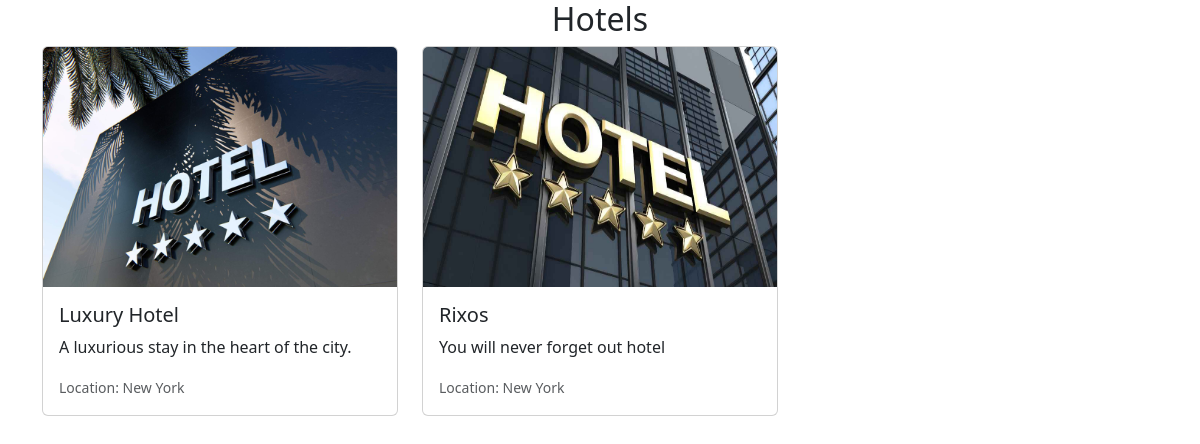
Screenshot of /hotels/ with the database file from the repository.
### hotel/models.py (models this page shows)
class Hotel(models.Model):
    name = models.CharField(max_length=255)
    city = models.CharField(max_length=255)
    description = models.TextField()
    photo = models.ImageField(upload_to='hotel_images/')

### hotel/views.py (the view)
# urls.py: path("hotels/", views.list_hotels, name="hotels"),
def list_hotels(request):
    hotels = get_list_or_404(Hotel)
    return render(request, 'hotels.html', {'hotels':hotels})

### hotel/templates/hotels.html (shortened to what this page needs)
{% load static %}
<!DOCTYPE html>
<html lang="en">
<head>
    <link rel="stylesheet" href="{% static 'hotel/styles.css' %}">
    {% load bootstrap5 %}
    {% bootstrap_css %}
</head>
<body>
    <h2 class="title text-center">Hotels</h2>
    <div class="container">
        <div class="row">
            {% for hotel in hotels %}
                <div class="col-md-4 mb-4">
                    <a href="{% url 'hotel_detail' hotel.id %}" class="text-decoration-none text-dark">
                        <div class="card" >
                            <img src={{ hotel.photo.url }} alt="hotel image" class="card-img-top">
                            <div class="card-body">
                                <h5 class="card-title">{{ hotel.name }}</h5>
                                <p class="card-text">{{ hotel.description }}</p>
                                <p class="card-text"><small class="text-muted">Location: {{ hotel.city }}</small></p>
                            </div>
                        </div>
                    </a>
                </div>
            {% empty %}
                <p>No hotels available.</p>
            {% endfor %}
        </div>
    </div>
</body>
</html>

### static/hotel/styles.css (style rules this page uses)
.card-img-top { height: 15em; }

### rows the page displays
Hotel: photo (picture), name "Luxury Hotel", description "A luxurious stay in the heart of the city.", city "New York"
Hotel: photo (picture), name "Rixos", description "You will never forget out hotel", city "New York"
